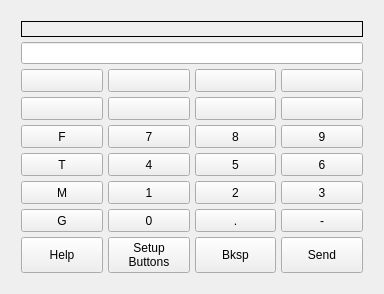
<?xml version="1.0" encoding="UTF-8"?>
<ui version="4.0">
 <class>Form</class>
 <widget class="QWidget" name="Form">
  <property name="geometry">
   <rect>
    <x>0</x>
    <y>0</y>
    <width>380</width>
    <height>294</height>
   </rect>
  </property>
  <property name="windowTitle">
   <string>Form</string>
  </property>
  <layout class="QVBoxLayout" name="verticalLayout">
   <item>
    <widget class="QStackedWidget" name="mdiStack">
     <property name="currentIndex">
      <number>0</number>
     </property>
     <widget class="QWidget" name="mdiPage_1">
      <layout class="QVBoxLayout" name="verticalLayout_20">
       <item>
        <widget class="VCPWidget" name="mdiWidget">
         <property name="rules" stdset="0">
          <string>[{&quot;channels&quot;: [{&quot;url&quot;: &quot;status:all_axes_homed&quot;, &quot;trigger&quot;: true}], &quot;property&quot;: &quot;Enable&quot;, &quot;expression&quot;: &quot;ch[0]&quot;, &quot;name&quot;: &quot;New Rule&quot;}]</string>
         </property>
         <layout class="QGridLayout" name="gridLayout_16">
          <property name="leftMargin">
           <number>1</number>
          </property>
          <property name="topMargin">
           <number>1</number>
          </property>
          <property name="rightMargin">
           <number>1</number>
          </property>
          <property name="bottomMargin">
           <number>1</number>
          </property>
          <property name="spacing">
           <number>5</number>
          </property>
          <item row="8" column="2">
           <widget class="QPushButton" name="mdiSetLabelsBtn">
            <property name="sizePolicy">
             <sizepolicy hsizetype="Minimum" vsizetype="Expanding">
              <horstretch>0</horstretch>
              <verstretch>0</verstretch>
             </sizepolicy>
            </property>
            <property name="text">
             <string>Setup
Buttons</string>
            </property>
           </widget>
          </item>
          <item row="8" column="4">
           <widget class="QPushButton" name="mdiSendBtn">
            <property name="sizePolicy">
             <sizepolicy hsizetype="Minimum" vsizetype="Expanding">
              <horstretch>0</horstretch>
              <verstretch>0</verstretch>
             </sizepolicy>
            </property>
            <property name="text">
             <string>Send</string>
            </property>
           </widget>
          </item>
          <item row="4" column="3">
           <widget class="QPushButton" name="key_8">
            <property name="sizePolicy">
             <sizepolicy hsizetype="Minimum" vsizetype="Expanding">
              <horstretch>0</horstretch>
              <verstretch>0</verstretch>
             </sizepolicy>
            </property>
            <property name="text">
             <string>8</string>
            </property>
            <attribute name="buttonGroup">
             <string notr="true">mdiKeypad</string>
            </attribute>
           </widget>
          </item>
          <item row="5" column="3">
           <widget class="QPushButton" name="key_5">
            <property name="sizePolicy">
             <sizepolicy hsizetype="Minimum" vsizetype="Expanding">
              <horstretch>0</horstretch>
              <verstretch>0</verstretch>
             </sizepolicy>
            </property>
            <property name="text">
             <string>5</string>
            </property>
            <attribute name="buttonGroup">
             <string notr="true">mdiKeypad</string>
            </attribute>
           </widget>
          </item>
          <item row="2" column="4">
           <widget class="QPushButton" name="gcodeParameter_4">
            <property name="sizePolicy">
             <sizepolicy hsizetype="Minimum" vsizetype="Expanding">
              <horstretch>0</horstretch>
              <verstretch>0</verstretch>
             </sizepolicy>
            </property>
            <property name="text">
             <string/>
            </property>
            <attribute name="buttonGroup">
             <string notr="true">mdiKeypad</string>
            </attribute>
           </widget>
          </item>
          <item row="7" column="4">
           <widget class="QPushButton" name="key_minus">
            <property name="sizePolicy">
             <sizepolicy hsizetype="Minimum" vsizetype="Expanding">
              <horstretch>0</horstretch>
              <verstretch>0</verstretch>
             </sizepolicy>
            </property>
            <property name="text">
             <string>-</string>
            </property>
            <attribute name="buttonGroup">
             <string notr="true">mdiKeypad</string>
            </attribute>
           </widget>
          </item>
          <item row="2" column="1">
           <widget class="QPushButton" name="gcodeParameter_1">
            <property name="sizePolicy">
             <sizepolicy hsizetype="Minimum" vsizetype="Expanding">
              <horstretch>0</horstretch>
              <verstretch>0</verstretch>
             </sizepolicy>
            </property>
            <property name="text">
             <string/>
            </property>
            <attribute name="buttonGroup">
             <string notr="true">mdiKeypad</string>
            </attribute>
           </widget>
          </item>
          <item row="2" column="3">
           <widget class="QPushButton" name="gcodeParameter_3">
            <property name="sizePolicy">
             <sizepolicy hsizetype="Minimum" vsizetype="Expanding">
              <horstretch>0</horstretch>
              <verstretch>0</verstretch>
             </sizepolicy>
            </property>
            <property name="text">
             <string/>
            </property>
            <attribute name="buttonGroup">
             <string notr="true">mdiKeypad</string>
            </attribute>
           </widget>
          </item>
          <item row="6" column="3">
           <widget class="QPushButton" name="key_2">
            <property name="sizePolicy">
             <sizepolicy hsizetype="Minimum" vsizetype="Expanding">
              <horstretch>0</horstretch>
              <verstretch>0</verstretch>
             </sizepolicy>
            </property>
            <property name="text">
             <string>2</string>
            </property>
            <attribute name="buttonGroup">
             <string notr="true">mdiKeypad</string>
            </attribute>
           </widget>
          </item>
          <item row="6" column="4">
           <widget class="QPushButton" name="key_3">
            <property name="sizePolicy">
             <sizepolicy hsizetype="Minimum" vsizetype="Expanding">
              <horstretch>0</horstretch>
              <verstretch>0</verstretch>
             </sizepolicy>
            </property>
            <property name="text">
             <string>3</string>
            </property>
            <attribute name="buttonGroup">
             <string notr="true">mdiKeypad</string>
            </attribute>
           </widget>
          </item>
          <item row="7" column="1">
           <widget class="QPushButton" name="key_G">
            <property name="sizePolicy">
             <sizepolicy hsizetype="Minimum" vsizetype="Expanding">
              <horstretch>0</horstretch>
              <verstretch>0</verstretch>
             </sizepolicy>
            </property>
            <property name="text">
             <string>G</string>
            </property>
            <attribute name="buttonGroup">
             <string notr="true">mdiKeypad</string>
            </attribute>
           </widget>
          </item>
          <item row="1" column="1" colspan="4">
           <widget class="MDIEntry" name="mdiEntry"/>
          </item>
          <item row="4" column="1">
           <widget class="QPushButton" name="key_F">
            <property name="sizePolicy">
             <sizepolicy hsizetype="Minimum" vsizetype="Expanding">
              <horstretch>0</horstretch>
              <verstretch>0</verstretch>
             </sizepolicy>
            </property>
            <property name="text">
             <string>F</string>
            </property>
            <attribute name="buttonGroup">
             <string notr="true">mdiKeypad</string>
            </attribute>
           </widget>
          </item>
          <item row="2" column="2">
           <widget class="QPushButton" name="gcodeParameter_2">
            <property name="sizePolicy">
             <sizepolicy hsizetype="Minimum" vsizetype="Expanding">
              <horstretch>0</horstretch>
              <verstretch>0</verstretch>
             </sizepolicy>
            </property>
            <property name="text">
             <string/>
            </property>
            <attribute name="buttonGroup">
             <string notr="true">mdiKeypad</string>
            </attribute>
           </widget>
          </item>
          <item row="3" column="2">
           <widget class="QPushButton" name="gcodeParameter_6">
            <property name="sizePolicy">
             <sizepolicy hsizetype="Minimum" vsizetype="Expanding">
              <horstretch>0</horstretch>
              <verstretch>0</verstretch>
             </sizepolicy>
            </property>
            <property name="text">
             <string/>
            </property>
            <attribute name="buttonGroup">
             <string notr="true">mdiKeypad</string>
            </attribute>
           </widget>
          </item>
          <item row="4" column="4">
           <widget class="QPushButton" name="key_9">
            <property name="sizePolicy">
             <sizepolicy hsizetype="Minimum" vsizetype="Expanding">
              <horstretch>0</horstretch>
              <verstretch>0</verstretch>
             </sizepolicy>
            </property>
            <property name="text">
             <string>9</string>
            </property>
            <attribute name="buttonGroup">
             <string notr="true">mdiKeypad</string>
            </attribute>
           </widget>
          </item>
          <item row="5" column="1">
           <widget class="QPushButton" name="key_T">
            <property name="sizePolicy">
             <sizepolicy hsizetype="Minimum" vsizetype="Expanding">
              <horstretch>0</horstretch>
              <verstretch>0</verstretch>
             </sizepolicy>
            </property>
            <property name="text">
             <string>T</string>
            </property>
            <attribute name="buttonGroup">
             <string notr="true">mdiKeypad</string>
            </attribute>
           </widget>
          </item>
          <item row="5" column="4">
           <widget class="QPushButton" name="key_6">
            <property name="sizePolicy">
             <sizepolicy hsizetype="Minimum" vsizetype="Expanding">
              <horstretch>0</horstretch>
              <verstretch>0</verstretch>
             </sizepolicy>
            </property>
            <property name="text">
             <string>6</string>
            </property>
            <attribute name="buttonGroup">
             <string notr="true">mdiKeypad</string>
            </attribute>
           </widget>
          </item>
          <item row="6" column="1">
           <widget class="QPushButton" name="key_M">
            <property name="sizePolicy">
             <sizepolicy hsizetype="Minimum" vsizetype="Expanding">
              <horstretch>0</horstretch>
              <verstretch>0</verstretch>
             </sizepolicy>
            </property>
            <property name="text">
             <string>M</string>
            </property>
            <attribute name="buttonGroup">
             <string notr="true">mdiKeypad</string>
            </attribute>
           </widget>
          </item>
          <item row="6" column="2">
           <widget class="QPushButton" name="key_1">
            <property name="sizePolicy">
             <sizepolicy hsizetype="Minimum" vsizetype="Expanding">
              <horstretch>0</horstretch>
              <verstretch>0</verstretch>
             </sizepolicy>
            </property>
            <property name="text">
             <string>1</string>
            </property>
            <attribute name="buttonGroup">
             <string notr="true">mdiKeypad</string>
            </attribute>
           </widget>
          </item>
          <item row="4" column="2">
           <widget class="QPushButton" name="key_7">
            <property name="sizePolicy">
             <sizepolicy hsizetype="Minimum" vsizetype="Expanding">
              <horstretch>0</horstretch>
              <verstretch>0</verstretch>
             </sizepolicy>
            </property>
            <property name="text">
             <string>7</string>
            </property>
            <attribute name="buttonGroup">
             <string notr="true">mdiKeypad</string>
            </attribute>
           </widget>
          </item>
          <item row="3" column="4">
           <widget class="QPushButton" name="gcodeParameter_8">
            <property name="sizePolicy">
             <sizepolicy hsizetype="Minimum" vsizetype="Expanding">
              <horstretch>0</horstretch>
              <verstretch>0</verstretch>
             </sizepolicy>
            </property>
            <property name="text">
             <string/>
            </property>
            <attribute name="buttonGroup">
             <string notr="true">mdiKeypad</string>
            </attribute>
           </widget>
          </item>
          <item row="3" column="1">
           <widget class="QPushButton" name="gcodeParameter_5">
            <property name="sizePolicy">
             <sizepolicy hsizetype="Minimum" vsizetype="Expanding">
              <horstretch>0</horstretch>
              <verstretch>0</verstretch>
             </sizepolicy>
            </property>
            <property name="text">
             <string/>
            </property>
            <attribute name="buttonGroup">
             <string notr="true">mdiKeypad</string>
            </attribute>
           </widget>
          </item>
          <item row="5" column="2">
           <widget class="QPushButton" name="key_4">
            <property name="sizePolicy">
             <sizepolicy hsizetype="Minimum" vsizetype="Expanding">
              <horstretch>0</horstretch>
              <verstretch>0</verstretch>
             </sizepolicy>
            </property>
            <property name="text">
             <string>4</string>
            </property>
            <attribute name="buttonGroup">
             <string notr="true">mdiKeypad</string>
            </attribute>
           </widget>
          </item>
          <item row="7" column="2">
           <widget class="QPushButton" name="key_0">
            <property name="sizePolicy">
             <sizepolicy hsizetype="Minimum" vsizetype="Expanding">
              <horstretch>0</horstretch>
              <verstretch>0</verstretch>
             </sizepolicy>
            </property>
            <property name="text">
             <string>0</string>
            </property>
            <attribute name="buttonGroup">
             <string notr="true">mdiKeypad</string>
            </attribute>
           </widget>
          </item>
          <item row="7" column="3">
           <widget class="QPushButton" name="key_dot">
            <property name="sizePolicy">
             <sizepolicy hsizetype="Minimum" vsizetype="Expanding">
              <horstretch>0</horstretch>
              <verstretch>0</verstretch>
             </sizepolicy>
            </property>
            <property name="text">
             <string>.</string>
            </property>
            <attribute name="buttonGroup">
             <string notr="true">mdiKeypad</string>
            </attribute>
           </widget>
          </item>
          <item row="3" column="3">
           <widget class="QPushButton" name="gcodeParameter_7">
            <property name="sizePolicy">
             <sizepolicy hsizetype="Minimum" vsizetype="Expanding">
              <horstretch>0</horstretch>
              <verstretch>0</verstretch>
             </sizepolicy>
            </property>
            <property name="text">
             <string/>
            </property>
            <attribute name="buttonGroup">
             <string notr="true">mdiKeypad</string>
            </attribute>
           </widget>
          </item>
          <item row="0" column="1" colspan="4">
           <widget class="QLabel" name="gcodeDescription">
            <property name="frameShape">
             <enum>QFrame::Box</enum>
            </property>
            <property name="text">
             <string/>
            </property>
            <property name="alignment">
             <set>Qt::AlignCenter</set>
            </property>
           </widget>
          </item>
          <item row="8" column="3">
           <widget class="QPushButton" name="mdiBackspace">
            <property name="sizePolicy">
             <sizepolicy hsizetype="Minimum" vsizetype="Expanding">
              <horstretch>0</horstretch>
              <verstretch>0</verstretch>
             </sizepolicy>
            </property>
            <property name="text">
             <string>Bksp</string>
            </property>
            <property name="page" stdset="0">
             <number>2</number>
            </property>
           </widget>
          </item>
          <item row="8" column="1">
           <widget class="QPushButton" name="mdiHelpBtn">
            <property name="sizePolicy">
             <sizepolicy hsizetype="Minimum" vsizetype="Expanding">
              <horstretch>0</horstretch>
              <verstretch>0</verstretch>
             </sizepolicy>
            </property>
            <property name="text">
             <string>Help</string>
            </property>
            <property name="page" stdset="0">
             <number>1</number>
            </property>
           </widget>
          </item>
         </layout>
        </widget>
       </item>
      </layout>
     </widget>
     <widget class="QWidget" name="mdiPage_2">
      <layout class="QGridLayout" name="gridLayout_39">
       <item row="1" column="1">
        <widget class="QPushButton" name="pushButton_23">
         <property name="text">
          <string>G Code
List</string>
         </property>
         <property name="page" stdset="0">
          <number>2</number>
         </property>
         <attribute name="buttonGroup">
          <string notr="true">mdiNavBtns</string>
         </attribute>
        </widget>
       </item>
       <item row="1" column="0">
        <widget class="QPushButton" name="pushButton_1">
         <property name="text">
          <string>Return
to MDI</string>
         </property>
         <property name="page" stdset="0">
          <number>0</number>
         </property>
         <attribute name="buttonGroup">
          <string notr="true">mdiNavBtns</string>
         </attribute>
        </widget>
       </item>
       <item row="0" column="0" colspan="3">
        <widget class="QLabel" name="gcodeHelpLabel">
         <property name="sizePolicy">
          <sizepolicy hsizetype="Preferred" vsizetype="Expanding">
           <horstretch>0</horstretch>
           <verstretch>0</verstretch>
          </sizepolicy>
         </property>
         <property name="frameShape">
          <enum>QFrame::Box</enum>
         </property>
         <property name="text">
          <string/>
         </property>
         <property name="alignment">
          <set>Qt::AlignLeading|Qt::AlignLeft|Qt::AlignTop</set>
         </property>
        </widget>
       </item>
       <item row="1" column="2">
        <spacer name="horizontalSpacer_2">
         <property name="orientation">
          <enum>Qt::Horizontal</enum>
         </property>
         <property name="sizeHint" stdset="0">
          <size>
           <width>40</width>
           <height>20</height>
          </size>
         </property>
        </spacer>
       </item>
      </layout>
     </widget>
     <widget class="QWidget" name="page_16">
      <layout class="QGridLayout" name="gridLayout_40">
       <item row="1" column="4">
        <widget class="QPushButton" name="gcodeListPageDownBtn">
         <property name="text">
          <string>Page
Down</string>
         </property>
        </widget>
       </item>
       <item row="1" column="0">
        <widget class="QPushButton" name="pushButton_113">
         <property name="text">
          <string>Return
to MDI</string>
         </property>
         <property name="page" stdset="0">
          <number>0</number>
         </property>
        </widget>
       </item>
       <item row="0" column="0" colspan="5">
        <widget class="QListWidget" name="gcodeHelpListWidget">
         <property name="sizePolicy">
          <sizepolicy hsizetype="Expanding" vsizetype="Expanding">
           <horstretch>0</horstretch>
           <verstretch>0</verstretch>
          </sizepolicy>
         </property>
         <property name="verticalScrollBarPolicy">
          <enum>Qt::ScrollBarAlwaysOff</enum>
         </property>
        </widget>
       </item>
       <item row="1" column="3">
        <widget class="QPushButton" name="gcodeListPageUpBtn">
         <property name="text">
          <string>Page
Up</string>
         </property>
        </widget>
       </item>
       <item row="1" column="1">
        <widget class="QPushButton" name="pushButton_54">
         <property name="text">
          <string>Return
Help</string>
         </property>
         <property name="page" stdset="0">
          <number>1</number>
         </property>
        </widget>
       </item>
       <item row="1" column="2">
        <spacer name="horizontalSpacer_4">
         <property name="orientation">
          <enum>Qt::Horizontal</enum>
         </property>
         <property name="sizeHint" stdset="0">
          <size>
           <width>40</width>
           <height>20</height>
          </size>
         </property>
        </spacer>
       </item>
      </layout>
     </widget>
    </widget>
   </item>
  </layout>
 </widget>
 <customwidgets>
  <customwidget>
   <class>VCPWidget</class>
   <extends>QWidget</extends>
   <header>qtpyvcp.widgets.containers.widget</header>
   <container>1</container>
  </customwidget>
  <customwidget>
   <class>MDIEntry</class>
   <extends>QLineEdit</extends>
   <header>qtpyvcp.widgets.input_widgets.mdientry_widget</header>
  </customwidget>
 </customwidgets>
 <resources/>
 <connections>
  <connection>
   <sender>mdiSendBtn</sender>
   <signal>clicked()</signal>
   <receiver>mdiEntry</receiver>
   <slot>submit()</slot>
   <hints>
    <hint type="sourcelabel">
     <x>676</x>
     <y>518</y>
    </hint>
    <hint type="destinationlabel">
     <x>769</x>
     <y>45</y>
    </hint>
   </hints>
  </connection>
 </connections>
 <buttongroups>
  <buttongroup name="mdiKeypad"/>
  <buttongroup name="mdiNavBtns"/>
 </buttongroups>
</ui>
